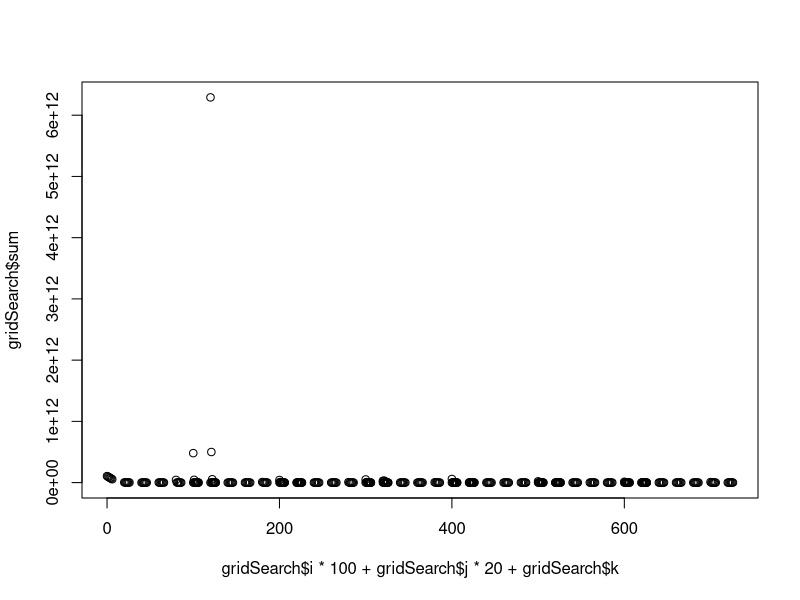

This chart was generated by the following R code: (Note: this script raises an error after producing the figure.)
library(tseries)
library(dplyr)
library(ggplot2)
library(scales)
library(reshape2)
library(data.table)
library(ggpubr)


# Compare last 7 days
dfUK = read.csv("data/UK_data.csv", header = T)
dfUK = dfUK[c(1:nrow(dfUK)), c(1,3,4,15,16)]

gridSearch = list(c(i=0,j=0,k=0,sum = 0))
cnt = 1
for (i in 0:6){
  for (j in 0:6){
    for (k in 0:6){
      arima.order = c(i, j, k)
      #print(c(i,j,k))
      try((UK.arima.recent = arima(dfUK$confirmed[1:(nrow(dfUK)-7)], order = arima.order)),T)
      pred.recent<-predict(UK.arima.recent, n.ahead=7)
      pred.recent = as.data.frame(pred.recent)
      
      dfRecent = as.data.frame( dfUK$confirmed[(nrow(dfUK)-6):nrow(dfUK)])
      dfRecent$Prediction = pred.recent$pred
      colnames(dfRecent) = c("Real","Prediction")
      dfRecent$id = dfUK$id[(nrow(dfUK)-6):nrow(dfUK)]
      dfRecent$Error = (dfRecent$Real-dfRecent$Prediction)^2
      gridSearch[[cnt]] = c(i,j,k,sum = sum(dfRecent$Error))
      cnt = cnt+1
      #print(i,j,k,sum(dfRecent$Error)) 
    }
  }
}

gridSearch = as.data.frame(transpose(gridSearch))
colnames(gridSearch) = c("i", "j","k","sum")
plot(gridSearch$i*100+gridSearch$j*20+gridSearch$k, gridSearch$sum)
bestGrid = gridSearch[which.min(gridSearch$sum),]
bestGrid$sum = as.integer(bestGrid$sum)

# Use the best grid to predict

dfUK = read.csv("data/UK_data.csv", header = T)
dfUK = dfUK[c(1:nrow(dfUK)), c(1,3,4,15,16)]

arima.order = c(bestGrid$i, bestGrid$j, bestGrid$k)

UK.arima = arima(dfUK$confirmed, order = arima.order)
summary(UK.arima)
pred<-predict(UK.arima,n.ahead=30)
pred = as.data.frame(pred)

temp = c(dfUK$confirmed,pred$pred)
dfUK[nrow(dfUK)+30,] = 0
dfUK$pred = temp
dfUK$id = rownames(dfUK)
dfUK$newConfirmedPred = 0
for (item in 2:nrow(dfUK)) {
  dfUK$newConfirmedPred[item] = dfUK$pred[item] - dfUK$pred[item-1]
}


subData = dfUK[c((nrow(dfUK)-75):nrow(dfUK))-15,]

# Plot total prediction
plotT1 = ggplot(data = subData, aes(x = as.integer(id), y = pred, color = "Predict"))+
  geom_line(linetype = "dashed")+
  geom_line(aes(x = as.integer(id), y = confirmed, color = "Real"),size = 2, lineend = "round")+
  xlab("Days")+
  labs(color = "")+
  ylab("Total Confirmed")+
  annotate("text", label = "p, d, q, SSE (Grid BEST)", x = 60, y = 210000, size = 3, hjust = 0, colour = "black", family = "mono", show.legend = FALSE)+
  annotate("text", label = toString(bestGrid), x = 60, y = 200000, size = 3, hjust = 0, colour = "black", family = "mono", show.legend = FALSE)+
  theme_minimal()+
  scale_y_continuous(labels=function(x) format(x, big.mark = ",", scientific = FALSE))+
  theme(legend.key.size =  unit(2, "mm"),
        legend.position="bottom")

ggsave("prediction/ARIMAtotal.png", scale = 2.5, width = 8, height = 4, units = "cm", dpi = "retina")

# Plot Log trend

ggplot(data = dfUK, aes(x = pred, y = newConfirmedPred)) +
  geom_line(size = 0.8, lineend = "round",aes(color = "Prediction"))+
  geom_line(data = dfUK, aes(x = dfUK$confirmed, y = dfUK$newConfirmed, color = "UK"), size = 1.5)+
  geom_abline(aes(slope = 1, intercept = 0,  color = "Unlimited growth"), show.legend = T, size = 2)+
  xlab("Total confirmed")+
  labs(color = "Trend")+
  ylab("New confirmed")+
  theme_light()+
  theme(legend.key.size =  unit(2, "mm"),
        legend.position="bottom")+
  scale_x_log10(limits = c(55,316123), breaks = trans_breaks("log10", function(x) 10^x), labels = trans_format("log10", math_format(10^.x)))+
  # scale_x_continuous(trans='log10',breaks = trans_breaks("log10", function(x) 10^x), labels = trans_format("log10", math_format(10^.x))) +
  scale_y_log10(limits = c(30,31612),breaks = trans_breaks("log10", function(x) 10^x), labels = trans_format("log10", math_format(10^.x)))

ggsave("prediction/UKlogTrend.png", scale = 2.5, width = 9, height = 5, units = "cm", dpi = "retina")


# Compare prediction

subData = dfUK[c((nrow(dfUK)-35):(nrow(dfUK)-20)),c(1,2,6)]
subData$pred = as.integer(subData$pred)
subData$pred[1:6] = NA
subData = melt(subData)

plotC1 = ggplot(data = subData, aes(x = as.factor(id), y = value, color = variable))+
  geom_col(size = 0,aes(fill = variable), show.legend = F)+
  geom_label(aes(label = value, fill = variable),vjust = -0.2, colour = "white", show.legend = FALSE)+
  annotate("text", label = "TODAY", x = 6, y = 5000, size = 3, colour = "white",fontface = "bold", show.legend = FALSE)+
  xlab("Days")+
  ylab("Total Confirmed")+
  theme_minimal()+
  labs(fill = "",color = "")+
  scale_y_continuous(limits = c(0,max(subData$value, na.rm = T)+20000), expand = c(0, 2000))+
  scale_fill_hue(c=60, h = c(20,220))
plotC1
ggsave("prediction/Bar.png", scale = 2.5, width = 10, height = 4, units = "cm", dpi = "retina")

# Compare last days
dfUK = read.csv("data/UK_data.csv", header = T)
dfUK = dfUK[c(1:nrow(dfUK)), c(1,3,4,15,16)]
arima.order = c(bestGrid$i, bestGrid$j, bestGrid$k)
UK.arima.recent = arima(dfUK$confirmed[1:(nrow(dfUK)-7)], order = arima.order)
pred.recent<-predict(UK.arima.recent, n.ahead=7)
pred.recent = as.data.frame(pred.recent)

dfRecent = as.data.frame( dfUK$confirmed[(nrow(dfUK)-6):nrow(dfUK)])
dfRecent$Prediction = pred.recent$pred
colnames(dfRecent) = c("Real","Prediction")
dfRecent$id = dfUK$id[(nrow(dfUK)-6):nrow(dfUK)]
dfRecent$Error = abs(dfRecent$Real-dfRecent$Prediction)/(dfRecent$Real)
sum(dfRecent$Error)

plotE1 = ggplot(data = dfRecent, aes(x = as.integer(id), y = Error))+
  geom_col()+
  geom_label(aes(label = as.integer(abs(dfRecent$Real-dfRecent$Prediction))),vjust = -0.4, fontface = "bold", show.legend = FALSE, size = 3)+
  xlab("Days")+
  ylab("Relative Error in past 7 days")+
  theme_minimal()+
  scale_y_continuous(limits = c(0,max(dfRecent$Error)+0.003), expand = c(0,0),labels = scales::percent)
plotE1
ggsave("prediction/Error.png", scale = 3, width = 5, height = 5, units = "cm", dpi = "retina")


ggarrange(plotT1,plotE1, widths = c(0.8,0.4))

ggsave("prediction/Compare.png", scale = 2.5, width = 10, height = 4, units = "cm", dpi = "retina")
